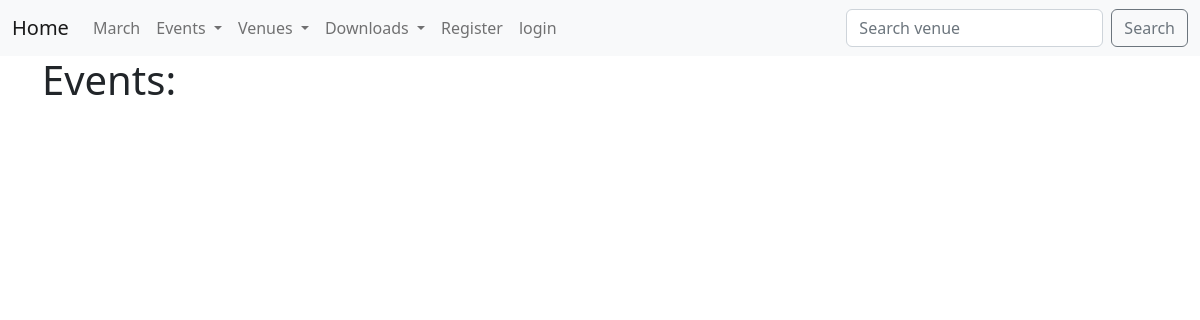
Page /event_detail/3/ on the earlier database version.
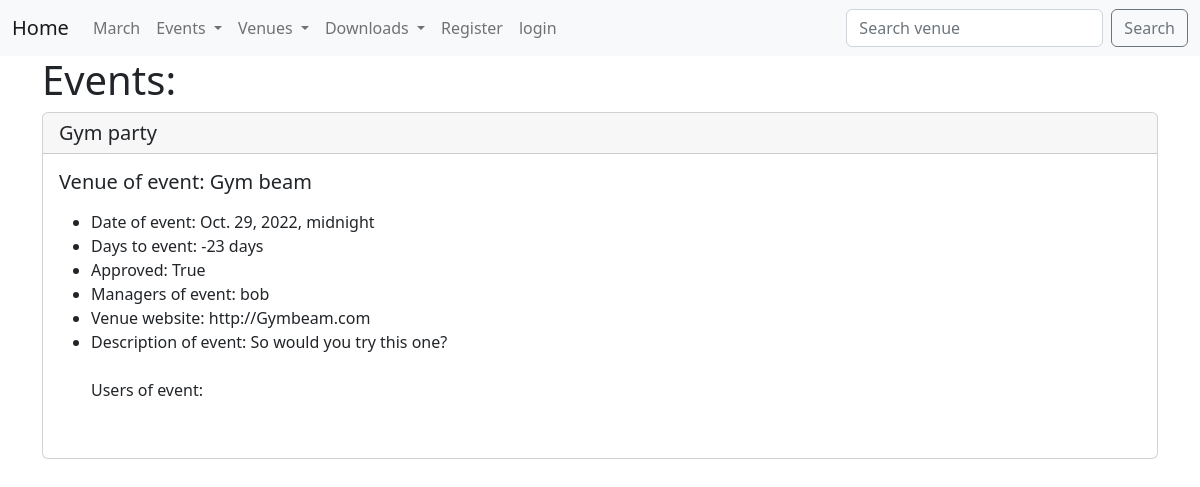
Same page on the later database version.
### events/models.py (models this page shows)
class Event(models.Model):
    name = models.CharField('Event Name', max_length=120)
    event_date = models.DateTimeField('Event date')
    venue = models.ForeignKey(Venue, blank=True, null=True, on_delete=models.CASCADE)
    manager = models.ForeignKey(User, blank=True, null=True, on_delete=models.SET_NULL)
    description = models.TextField(blank=True)
    users = models.ManyToManyField(MyClubUser, blank=True)
    approved = models.BooleanField('Approved event', default=False)
    def __str__(self):
        return self.name
    @property
    def days_to_event(self):
        today = date.today()
        days_till_event = self.event_date.date() - today
        days_till_stripped = str(days_till_event).split(',')[0]
        return days_till_stripped

class Venue(models.Model):
    name = models.CharField('Venue name', max_length=120)
    address = models.CharField(max_length=300)
    zip_code = models.CharField('Zip code', max_length=10, blank=True)
    phone = models.CharField('Contact phone', max_length=15, blank=True)
    web = models.URLField('Website address', blank=True)
    email = models.EmailField('Email address', blank=True)
    owner = models.IntegerField('Venue owner', blank=False, default=1)
    venue_image = models.ImageField(null=True, blank=True, upload_to='images/')
    def __str__(self):
        return self.name

### events/views.py (the view)
# urls.py: path('event_detail/<event_id>/', event_detail, name='event_detail'),
def event_detail(request, event_id):
    event = Event.objects.get(pk=event_id)
    users = Event.objects.all().prefetch_related('many_set')
    context = {
        'event': event,
        'users': users,
    }
    return render(request, 'events/event_detail.html', context)

### events/templates/events/event_detail.html (shortened to what this page needs)
{% extends 'events/main.html' %}
{% block content %}
<h1>Events: </h1>
{% if event.approved %}
<div class="card">
  <h5 class="card-header">{{ event }}</h5>
  <div class="card-body">
    <h5 class="card-title">Venue of event: {{ event.venue }}</h5>
    <p class="card-text">
        <ul>
        <li>Date of event: {{ event.event_date }}</li>
        <li>Days to event: {{ event.days_to_event }}</li>
        <li>Approved: {{ event.approved }}</li>
        <li>Managers of event: {{ event.manager }}</li>
        <li>Venue website: {{ event.venue.web }}</li>
        <li>Description of event: {{ event.description }}</li>
        <br>
            Users of event:
      <br>
    </ul>
    </p>
  </div>
</div>
<br>
{% endif %}
{% endblock %}

Differences in the rows shown:
now on this page (row edited): Event: name "Gym party", venue "Gym beam", event_date "Oct. 29, 2022, midnight", days_to_event "-23 days", approved "True", manager "bob", venue.web "http://Gymbeam.com", description "So would you try this one?"
changed Event: approved False → True (drawn)
Other differences:
text now shown: "Venue of event: Date of event: Days to event: Approved: Managers of event: Venue website: Description of event: Users of event:"
